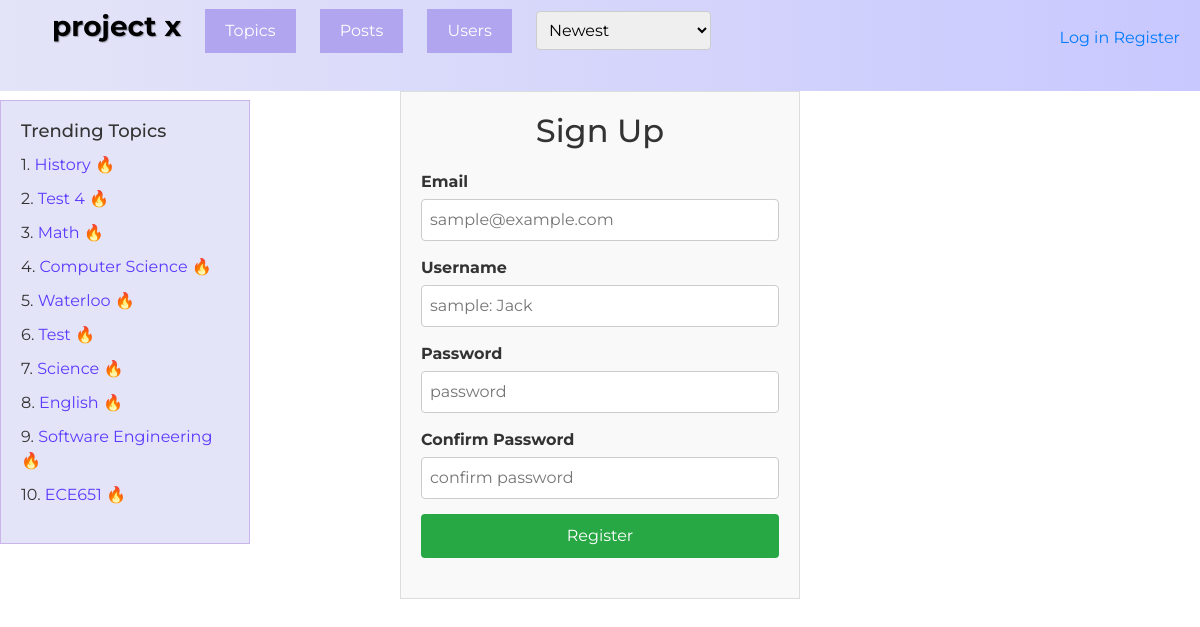
Screenshot of /register with the database file from the repository.
### QuestionHub/models.py (models this page shows, shortened)
class Topic(models.Model):
    id = models.AutoField(primary_key=True, editable=False)
    name = models.CharField(max_length=255)

### QuestionHub/views.py (the view, shortened to what this page needs)
# urls.py: path('register', views.Register, name='register'),
def Register(request):
    posts = Post.objects.all().order_by("timestamp")
    topics = Topic.objects.all()
    current_user = request.user
    trending_topics = Topic.objects.annotate(total_views=Sum('post__num_views')).order_by('-total_views')[:10]
    users = User.objects.all()
    form = RegisterUserForm()
    context = {
        'all_posts': posts,
        'trending_topics': trending_topics,
        'topics': topics,
        'users': users,
        'form': form,
        'current_user': current_user
    }
    return render(request, 'user.html', context)

### QuestionHub/forms.py
class RegisterUserForm(UserCreationForm):
    def __init__(self, *args, **kwargs):
        super(RegisterUserForm, self).__init__(*args, **kwargs)
        self.fields['password1'].widget.attrs = {'placeholder': 'password'}
        self.fields['password2'].widget.attrs = {'placeholder': 'confirm password'}
    class Meta:
        model = User
        fields = [
            'username',
            'email',
            'password1',
            'password2',
        ]
        widgets = {
            'email': forms.EmailInput(attrs={
                'required': True,
                'placeholder': 'sample@example.com',
                'autofocus': True
            }),
            'username': forms.TextInput(attrs={
                'placeholder': 'sample: Jack',
            })
        }

### QuestionHub/templates/user.html (shortened to what this page needs)
{% extends './base.html' %}
{% block register %}
<div class="Page">
    <h2 class="title">Sign Up</h2>
    <form method="POST" action="" class="register-form">
        <div class="fields">
            <label for="{{ form.email.id_for_label }}">Email</label>
            {{ form.email }}
        </div>
        <div class="fields">
            <label for="{{ form.username.id_for_label }}">Username</label>
            {{ form.username }}
        </div>
        <div class="fields">
            <label for="{{ form.password1.id_for_label }}">Password</label>
            {{ form.password1 }}
        </div>
        <div class="fields">
            <label for="{{ form.password2.id_for_label }}">Confirm Password</label>
            {{ form.password2 }}
        </div>
    <input type="submit" value="Register" class="submit-button"/>
    </form>
</div>
{% endblock %}

### QuestionHub/templates/sidebar.html
{% if not current_page == 'user_profile' and not current_page == 'my_profile' %}
<div class="sidebar">
    <h2>Trending Topics</h2>
    <ul>
        {% for topic in trending_topics %}
            <li>{{ forloop.counter }}. <a href="{% url 'topic_detail' topic.id %}">{{ topic.name }} 🔥</a></li>
        {% endfor %}
    </ul>
</div>
{%endif%}

### QuestionHub/templates/base.html (style rules this page uses)
body { font-family: 'Montserrat', sans-serif; font-size: 16px; line-height: 1.5; color: #333; }
h1, h2, h3, h4, h5, h6 { margin-top: 0; margin-bottom: 10px; }
a { color: #007bff; text-decoration: none; }
.Page { max-width: 400px; margin: 0 auto; padding: 20px; border: 1px solid #ddd; background-color: #f9f9f9; }
.Page .title { margin-bottom: 20px; text-align: center; }
.Page .register-form { margin-bottom: 20px; }
.Page .fields { margin-bottom: 15px; }
.Page label { display: block; margin-bottom: 5px; font-weight: bold; }
.Page input[type="email"], .Page input[type="text"], .Page input[type="password"] { width: 100%; padding: 8px; border: 1px solid #ccc; border-radius: 4px; }
.Page .submit-button { display: block; width: 100%; padding: 10px; background-color: #28a745; color: #fff; border: none; border-radius: 4px; cursor: pointer; transition: background-color 0.3s; }
.submit-button, #cancel-btn { padding: 8px 20px; margin-top: 10px; border: none; background-color: #4caf50; color: #fff; cursor: pointer; border-radius: 5px; }
.sidebar { width: 250px; padding: 20px; background-color: #E4E4F8; border: 1px solid #c9b5ea; position: absolute; top: 100px; left: 0; }
.sidebar h2 { font-size: 18px; margin-bottom: 10px; }
.sidebar ul { list-style-type: none; padding: 0; }
.sidebar ul li { margin-bottom: 10px; }
.sidebar ul li a { text-decoration: none; color: #5b3aff; }

### rows the page displays
Topic: name "History"
Topic: name "Test 4"
Topic: name "Math"
Topic: name "Computer Science"
Topic: name "Waterloo"
Topic: name "Test"
Topic: name "Science"
Topic: name "English"
Topic: name "Software Engineering"
Topic: name "ECE651"
